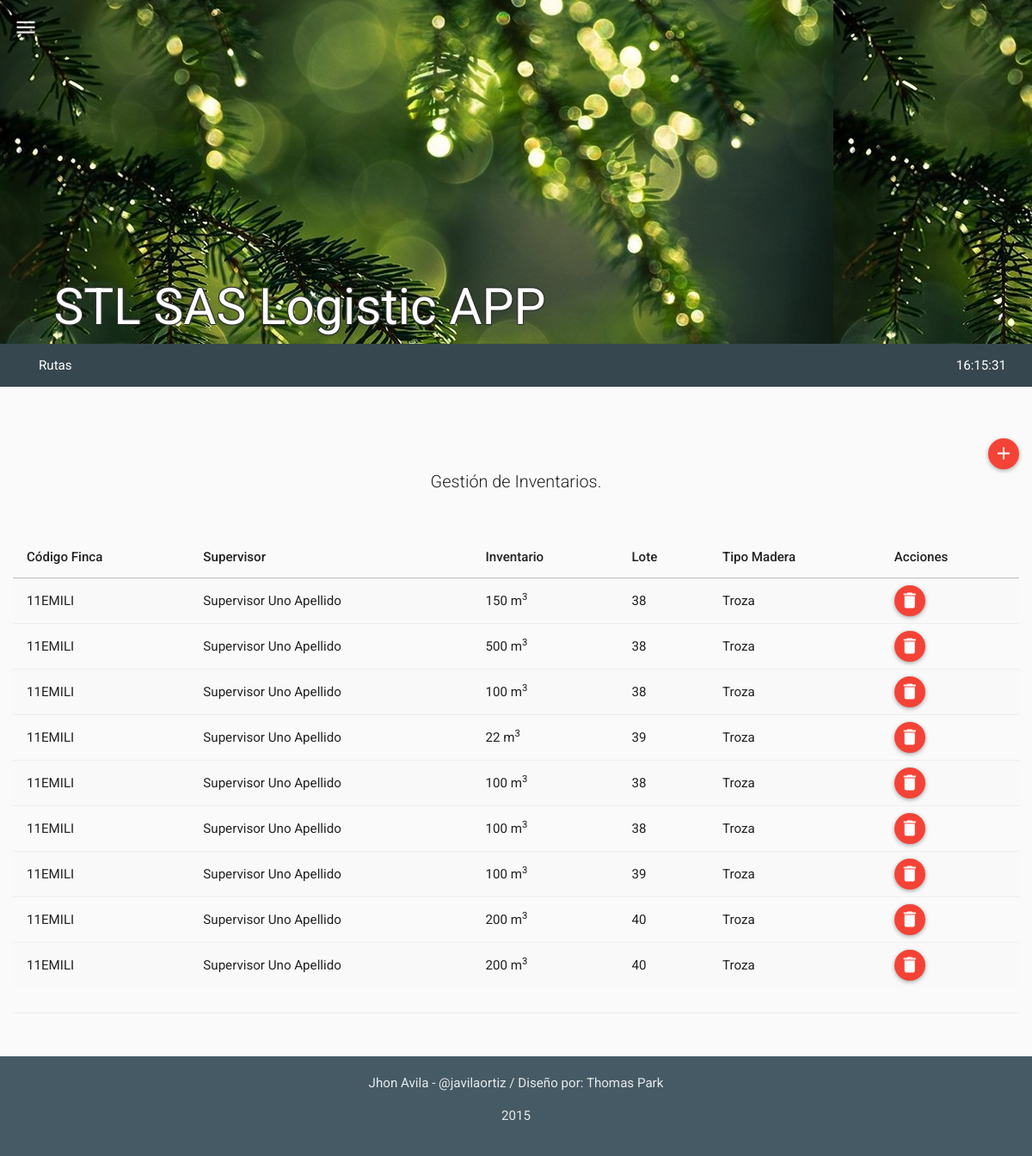
The app's page /mods/inventarios/inventarios.php (signed in), older data.
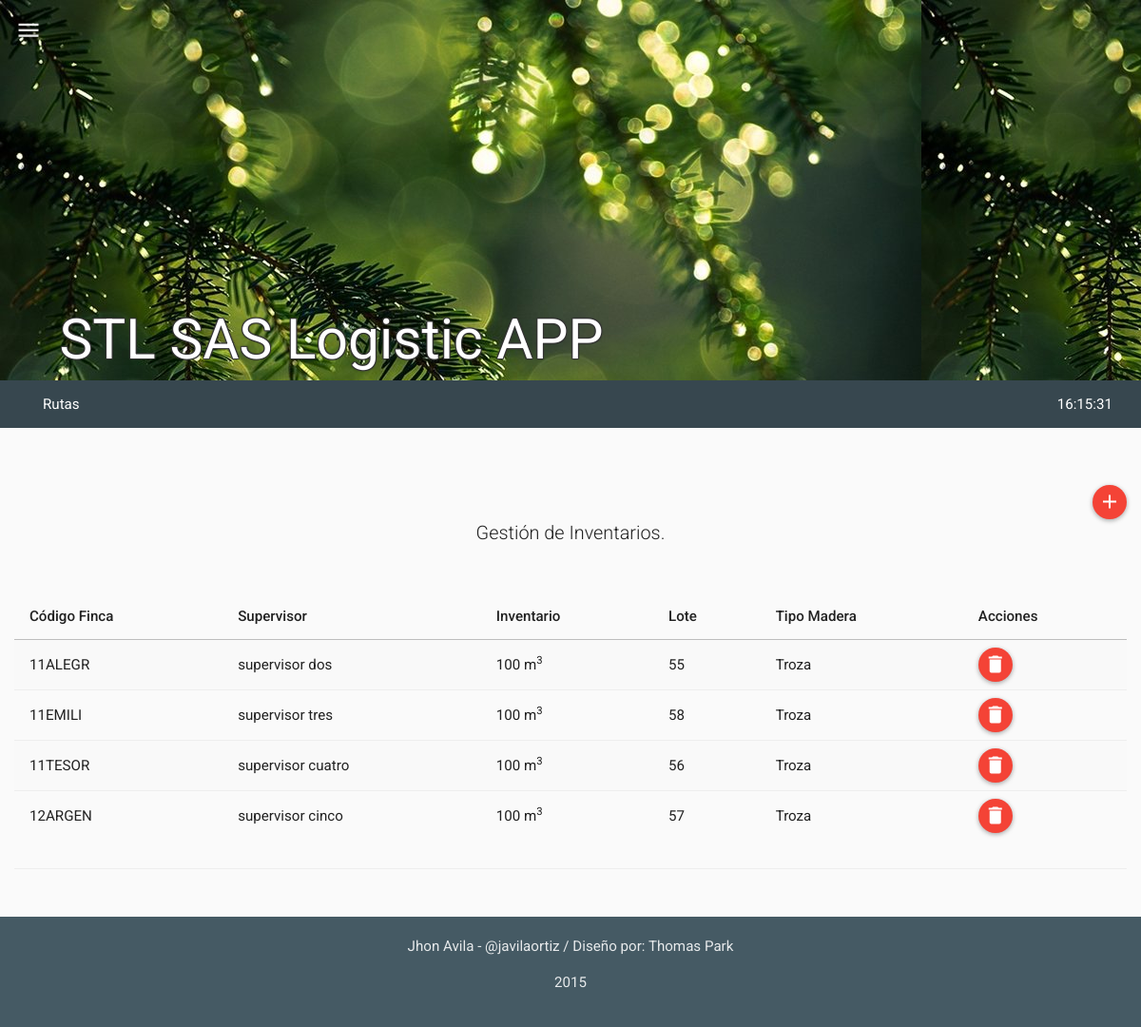
The same page, newer data.
### tables this page shows
CREATE TABLE IF NOT EXISTS `tbl_modulos` (
  `mo_id` int(11) NOT NULL,
  `mo_nombre` varchar(30) NOT NULL,
  `mo_ruta` varchar(60) NOT NULL,
  `mo_descripcion` varchar(180) NOT NULL,
  `mo_timestamp` timestamp NOT NULL DEFAULT CURRENT_TIMESTAMP ON UPDATE CURRENT_TIMESTAMP,
  `mo_created` int(11) NOT NULL,
  `mo_estado` int(11) NOT NULL
);

CREATE TABLE IF NOT EXISTS `tbl_inventario` (
  `in_id` int(11) NOT NULL,
  `in_fi_id` int(11) NOT NULL,
  `in_supervisor` varchar(60) NOT NULL,
  `in_mt_cubico` float NOT NULL,
  `in_lote` varchar(20) NOT NULL,
  `in_tipo_materia` int(11) NOT NULL COMMENT 'tipo de materia prima: 1=troza , 2=pulpa',
  `in_pe_id` int(11) NOT NULL COMMENT 'Ultimo conductor de la lista',
  `in_timestamp` timestamp NOT NULL DEFAULT CURRENT_TIMESTAMP ON UPDATE CURRENT_TIMESTAMP,
  `in_created` int(11) NOT NULL,
  `in_estado` int(11) NOT NULL
);

CREATE TABLE IF NOT EXISTS `tbl_fincas` (
  `fi_id` int(11) NOT NULL,
  `fi_codigo` varchar(10) NOT NULL,
  `fi_nombre` varchar(60) NOT NULL,
  `fi_ciudad` varchar(30) NOT NULL,
  `fi_timestamp` timestamp NOT NULL DEFAULT CURRENT_TIMESTAMP ON UPDATE CURRENT_TIMESTAMP,
  `fi_created` int(11) NOT NULL,
  `fi_estado` int(11) NOT NULL
);

CREATE TABLE IF NOT EXISTS `tbl_supervisores` (
  `su_id` int(11) NOT NULL,
  `su_nombre` varchar(60) NOT NULL,
  `su_fi_id` int(11) NOT NULL,
  `su_timestamp` timestamp NOT NULL DEFAULT CURRENT_TIMESTAMP ON UPDATE CURRENT_TIMESTAMP,
  `su_created` int(11) NOT NULL,
  `su_estado` int(11) NOT NULL
);

### php/inventarios.php (the view, shortened to what this page needs)
<?php
class inventarios{
  function get_inventario(){
    $rt = new route();
    if(isset($_SESSION["ses_id"])){
      $qry='SELECT * FROM tbl_inventario AS I
            INNER JOIN tbl_fincas AS F ON I.in_fi_id = F.fi_id
            INNER JOIN tbl_supervisores AS S ON S.su_id = I.in_supervisor
            WHERE I.in_estado<99
            ORDER BY F.fi_codigo ASC';
      $res = mysql_query($qry);
      $item =" ";
      $script ="<script>$(document).ready(function(){";
      while($row_res = mysql_fetch_assoc($res)) {
        if($row_res["in_tipo_materia"]==1){$tipo_materia="Troza";}else{$tipo_materia="Pulpa";}
        $item.='
              <tr>
                <td>'.$row_res["fi_codigo"].'</td>
                <td>'.$row_res["su_nombre"].'</td>
                <td>'.$row_res["in_mt_cubico"].' m<sup>3</sup></td>
                <td>'.$row_res["in_lote"].'</td>
                <td>'.$tipo_materia.'</td>
                <td>
                  <div id="del-button" onclick="borrar_inv('.$row_res["in_id"].', this)" class="btn btn-floating-mini btn-danger" title="Borrar"><i class="md  md-delete"></i></div>
                </td>
              </tr>
        ';
        $script.='';
      }
      $script.='});</script>';
    }
    else{$rt->routing($rt->path("login"));}
    $html='
          <table class="table table-striped table-hover ">
            <thead>
              <tr>
                <th>Código Finca</th>
                <th>Supervisor</th>
                <th>Inventario</th>
                <th>Lote</th>
                <th>Tipo Madera</th>
                <th>Acciones</th>
              </tr>
            </thead>
            <tbody>
              '.$item.'
            </tbody>
          </table>
    ';
    return $script.$html;
  }
}
?>

### php/app_menu.php (shortened to what this page needs)
<?php
class app_menu{
  function build_menu(){
    $rt = new route();
    if(isset($_SESSION["ses_id"])){
      $qry='SELECT * FROM tbl_modulos AS M
            INNER JOIN tbl_usuarios AS U
            INNER JOIN tbl_permisos AS P
            INNER JOIN tbl_per_x_usu AS PxU
            INNER JOIN tbl_permisos_x_modulo AS PxM
            WHERE M.mo_id = PxM.pxm_mo_id
            AND PxM.pxm_pe_id = P.pe_id
            AND P.pe_id = PxU.pxu_pe_id
            AND PxU.pxu_us_id = U.us_id
            AND U.us_id = '.$_SESSION["ses_id"];
      $res = mysql_query($qry);
      $menuitem =" ";
      $script ="<script>$(document).ready(function(){";
      while($row_res = mysql_fetch_assoc($res)) {
        $menuitem.='<li><a href="#" id="'.$row_res['mo_nombre'].'" class="">'.$row_res['mo_descripcion'].'</a></li>';
        $script.='$("#'.$row_res['mo_nombre'].'").on("click", function(){$(location).attr("href","'.$row_res['mo_ruta'].'"); });';
      }
      $script.='});</script>';
    }
    else{$rt->routing($rt->path("login"));}
    $html='
            <nav class="navbar navbar-inverse">
              <div class="container-fluid">
                <div class="navbar-header">
                  <button type="button" class="navbar-toggle collapsed" data-toggle="collapse" data-target="#bs-example-navbar-collapse-2">
                    <span class="sr-only">Toggle navigation</span>
                    <span class="icon-bar"></span>
                    <span class="icon-bar"></span>
                    <span class="icon-bar"></span>
                  </button>
                </div>
                <div class="collapse navbar-collapse" id="bs-example-navbar-collapse-2">
                  <ul class="nav navbar-nav">
                  '.$menuitem.'
                  </ul>
                  <ul class="nav navbar-nav navbar-right">
                    <li><a href="#" id="reloj">fecha / hora</a></li>
                  </ul>
                </div>
              </div>
            </nav>
    ';
    return $script.$html;
  }
}
?>

Row changes from the older to the newer data that the page shows:
removed tbl_inventario: tbl_fincas.fi_codigo "11EMILI", tbl_supervisores.su_nombre "Supervisor Uno Apellido", in_mt_cubico "150", in_lote "38", in_tipo_materia "Troza"
removed tbl_inventario: tbl_fincas.fi_codigo "11EMILI", tbl_supervisores.su_nombre "Supervisor Uno Apellido", in_mt_cubico "500", in_lote "38", in_tipo_materia "Troza"
removed tbl_inventario: tbl_fincas.fi_codigo "11EMILI", tbl_supervisores.su_nombre "Supervisor Uno Apellido", in_mt_cubico "100", in_lote "38", in_tipo_materia "Troza"
removed tbl_inventario: tbl_fincas.fi_codigo "11EMILI", tbl_supervisores.su_nombre "Supervisor Uno Apellido", in_mt_cubico "22", in_lote "39", in_tipo_materia "Troza"
removed tbl_inventario: tbl_fincas.fi_codigo "11EMILI", tbl_supervisores.su_nombre "Supervisor Uno Apellido", in_mt_cubico "100", in_lote "38", in_tipo_materia "Troza"
removed tbl_inventario: tbl_fincas.fi_codigo "11EMILI", tbl_supervisores.su_nombre "Supervisor Uno Apellido", in_mt_cubico "100", in_lote "38", in_tipo_materia "Troza"
removed tbl_inventario: tbl_fincas.fi_codigo "11EMILI", tbl_supervisores.su_nombre "Supervisor Uno Apellido", in_mt_cubico "100", in_lote "39", in_tipo_materia "Troza"
removed tbl_inventario: tbl_fincas.fi_codigo "11EMILI", tbl_supervisores.su_nombre "Supervisor Uno Apellido", in_mt_cubico "200", in_lote "40", in_tipo_materia "Troza"
removed tbl_inventario: tbl_fincas.fi_codigo "11EMILI", tbl_supervisores.su_nombre "Supervisor Uno Apellido", in_mt_cubico "200", in_lote "40", in_tipo_materia "Troza"
added tbl_inventario: tbl_fincas.fi_codigo "11ALEGR", tbl_supervisores.su_nombre "supervisor dos", in_mt_cubico "100", in_lote "55", in_tipo_materia "Troza"
added tbl_inventario: tbl_fincas.fi_codigo "11EMILI", tbl_supervisores.su_nombre "supervisor tres", in_mt_cubico "100", in_lote "58", in_tipo_materia "Troza"
added tbl_inventario: tbl_fincas.fi_codigo "11TESOR", tbl_supervisores.su_nombre "supervisor cuatro", in_mt_cubico "100", in_lote "56", in_tipo_materia "Troza"
added tbl_inventario: tbl_fincas.fi_codigo "12ARGEN", tbl_supervisores.su_nombre "supervisor cinco", in_mt_cubico "100", in_lote "57", in_tipo_materia "Troza"
